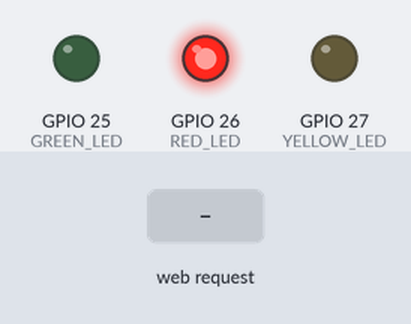
Recording of a sketch running on a simulated ESP32. Shown: output pins drawn as LEDs (lit = HIGH). The inputs (shaded band) are chosen by the test bench. What the sketch prints to the serial monitor is not drawn.

Above: at 1.2 s.
1.3 s: HTTP request GET /ready received
At 2.0 s:
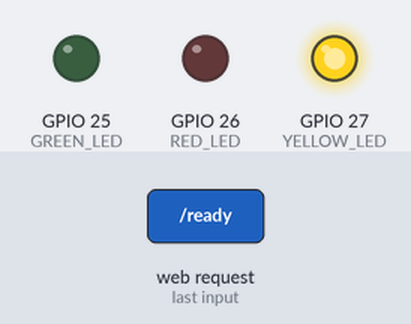
2.8 s: HTTP request GET /go received
At 3.1 s:
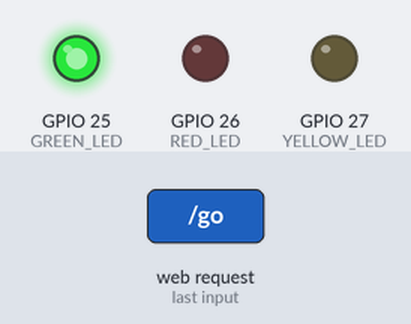
4.3 s: HTTP request GET /stop received
At 5.4 s:
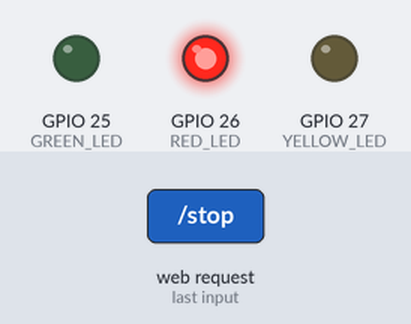
Timing chart, 0 to 7.3 s (numbered marks = the images above; inputs shaded):
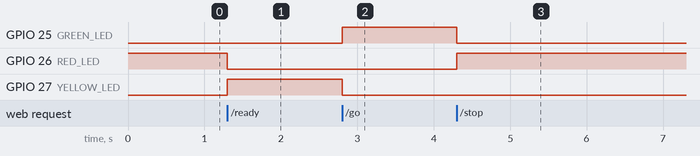

The sketch:

Race_3LED_ESP32.ino
```cpp
#include <WiFi.h>
#include <WebServer.h>

const char* ssid = "Wejdan_Robot_Race";
const char* password = "12345678";

const int RED_LED = 26;
const int YELLOW_LED = 27;
const int GREEN_LED = 25;

WebServer server(80);

String currentStatus = "STOP";

void setLights(bool red, bool yellow, bool green) {
  digitalWrite(RED_LED, red);
  digitalWrite(YELLOW_LED, yellow);
  digitalWrite(GREEN_LED, green);
}

const char PAGE[] PROGMEM = R"rawliteral(
<!DOCTYPE html>
<html>
<head>

<meta charset="UTF-8">
<meta name="viewport"
content="width=device-width, initial-scale=1.0">

<title>Robot Race Control</title>

<style>

*{
  box-sizing:border-box;
}

body{
  margin:0;
  font-family:Arial,sans-serif;
  background:#080b10;
  color:white;
  overflow-x:hidden;
}

header{
  background:#0d1621;
  padding:20px;
  display:flex;
  justify-content:space-between;
  align-items:center;
}

header h1{
  margin:0;
  font-size:25px;
  letter-spacing:2px;
}

.connected{
  color:#41ef7a;
  font-size:15px;
}

/* TRAFFIC LIGHT */

.traffic-container{
  display:flex;
  justify-content:center;
  padding:28px 10px;
  background:linear-gradient(#284a67,#7892a7);
}

.traffic{
  background:#080808;
  border:5px solid #333;
  border-radius:35px;
  padding:18px;
  display:flex;
  gap:20px;
  box-shadow:0 10px 30px #000;
}

.light{
  width:80px;
  height:80px;
  border-radius:50%;
  border:none;
  cursor:pointer;
  opacity:.35;
  transition:.25s;
}

.light:hover{
  transform:scale(1.08);
}

.red{
  background:#ff1f32;
}

.yellow{
  background:#ffd633;
}

.green{
  background:#00ef65;
}

.red.active{
  opacity:1;
  box-shadow:0 0 35px #ff1f32;
}

.yellow.active{
  opacity:1;
  box-shadow:0 0 35px #ffd633;
}

.green.active{
  opacity:1;
  box-shadow:0 0 35px #00ef65;
}

/* ROAD */

.race-area{
  height:650px;
  position:relative;
  overflow:hidden;
  background:#111;
}

.road{
  position:absolute;
  width:78%;
  height:100%;
  left:11%;
  background:#292929;
  clip-path:polygon(
    34% 0,
    66% 0,
    100% 100%,
    0 100%
  );
}

/* ROAD LINES */

.center-line{
  position:absolute;
  left:50%;
  top:0;
  height:100%;
  width:9px;

  background:
  repeating-linear-gradient(
    to bottom,
    white 0,
    white 60px,
    transparent 60px,
    transparent 120px
  );
}

/* START LINE */

.start-line{
  position:absolute;
  bottom:90px;
  left:10%;
  width:80%;
  height:35px;

  background:
  repeating-linear-gradient(
    90deg,
    white 0,
    white 35px,
    black 35px,
    black 70px
  );

  border:3px solid white;
}

/* ROBOT CAR */

.robot{
  position:absolute;
  left:50%;
  bottom:145px;
  transform:translateX(-50%);
  transition:bottom 2s ease-in;
}

.robot-body{
  width:100px;
  height:65px;
  background:#555;
  border:3px solid #aaa;
  border-radius:20px;
  position:relative;
  box-shadow:0 0 20px #00ef65;
}

.robot-screen{
  position:absolute;
  width:45px;
  height:12px;
  background:#00ef65;
  top:15px;
  left:27px;
  border-radius:10px;
  box-shadow:0 0 15px #00ef65;
}

.wheel{
  position:absolute;
  width:25px;
  height:25px;
  background:#050505;
  border-radius:50%;
  bottom:-12px;
}

.w1{
  left:-12px;
}

.w2{
  right:-12px;
}

/* STATUS */

.status{
  position:absolute;
  right:5%;
  top:40px;
  width:180px;
  background:rgba(0,0,0,.85);
  border:1px solid #555;
  border-radius:20px;
  padding:20px;
}

.status h2{
  margin-top:0;
}

.stopText{
  color:#ff5360;
}

.readyText{
  color:#ffd84a;
}

.goText{
  color:#4cff82;
}

#state{
  font-size:22px;
  font-weight:bold;
}

/* FOOTER */

footer{
  text-align:center;
  padding:20px;
  color:#8793a0;
  background:#0d1621;
}

/* MOBILE */

@media(max-width:600px){

  header h1{
    font-size:20px;
  }

  .light{
    width:65px;
    height:65px;
  }

  .traffic{
    gap:12px;
  }

  .status{
    right:10px;
    width:145px;
    font-size:13px;
  }

}

</style>
</head>

<body>

<header>

<h1>ROBOT RACE CONTROL</h1>

<div class="connected">
ESP32 CONNECTED
</div>

</header>


<div class="traffic-container">

<div class="traffic">

<button
id="red"
class="light red active"
onclick="sendCommand('stop')">
</button>

<button
id="yellow"
class="light yellow"
onclick="sendCommand('ready')">
</button>

<button
id="green"
class="light green"
onclick="sendCommand('go')">
</button>

</div>

</div>


<div class="race-area">

<div class="road">

<div class="center-line"></div>

</div>


<div class="robot" id="robot">

<div class="robot-body">

<div class="robot-screen"></div>

<div class="wheel w1"></div>

<div class="wheel w2"></div>

</div>

</div>


<div class="start-line"></div>


<div class="status">

<h2>RACE STATUS</h2>

<p class="stopText">
STOP - GPIO 26
</p>

<p class="readyText">
READY - GPIO 27
</p>

<p class="goText">
GO - GPIO 25
</p>

<hr>

<div id="state">
STOP
</div>

</div>

</div>


<footer>

ESP32 Web-Controlled Robot Race System

</footer>


<script>

function sendCommand(command){

fetch('/' + command)
.then(response => response.text())
.then(data => {

document
.querySelectorAll('.light')
.forEach(light =>
light.classList.remove('active')
);

const robot =
document.getElementById('robot');

const state =
document.getElementById('state');


if(command === 'stop'){

document
.getElementById('red')
.classList.add('active');

state.innerHTML = "STOP";

robot.style.bottom = "145px";

}


if(command === 'ready'){

document
.getElementById('yellow')
.classList.add('active');

state.innerHTML = "READY";

}


if(command === 'go'){

document
.getElementById('green')
.classList.add('active');

state.innerHTML = "GO!";

robot.style.bottom = "520px";

}

});

}

</script>

</body>
</html>
)rawliteral";


void handleRoot() {

  server.send_P(
    200,
    "text/html; charset=utf-8",
    PAGE
  );
}


void setup() {

  Serial.begin(115200);

  pinMode(RED_LED, OUTPUT);
  pinMode(YELLOW_LED, OUTPUT);
  pinMode(GREEN_LED, OUTPUT);

  // Start with RED light
  setLights(HIGH, LOW, LOW);

  // ESP32 Access Point
  WiFi.softAP(ssid, password);

  Serial.println();
  Serial.println("Access Point Started");

  Serial.print("WiFi Name: ");
  Serial.println(ssid);

  Serial.print("IP Address: ");
  Serial.println(WiFi.softAPIP());


  server.on("/", handleRoot);


  server.on("/stop", [](){

    setLights(HIGH, LOW, LOW);

    currentStatus = "STOP";

    server.send(
      200,
      "text/plain",
      "STOP"
    );

  });


  server.on("/ready", [](){

    setLights(LOW, HIGH, LOW);

    currentStatus = "READY";

    server.send(
      200,
      "text/plain",
      "READY"
    );

  });


  server.on("/go", [](){

    setLights(LOW, LOW, HIGH);

    currentStatus = "GO";

    server.send(
      200,
      "text/plain",
      "GO"
    );

  });


  server.begin();

  Serial.println("Web Server Started");

}


void loop() {

  server.handleClient();

}
```

Measured:
- after the input at 1.3 s, GPIO 26 (RED_LED): HIGH → LOW at once; GPIO 27 (YELLOW_LED): LOW → HIGH at once
- after the input at 2.8 s, GPIO 25 (GREEN_LED): LOW → HIGH at once; GPIO 27 (YELLOW_LED): HIGH → LOW at once
- after the input at 4.3 s, GPIO 25 (GREEN_LED): HIGH → LOW at once; GPIO 26 (RED_LED): LOW → HIGH at once
